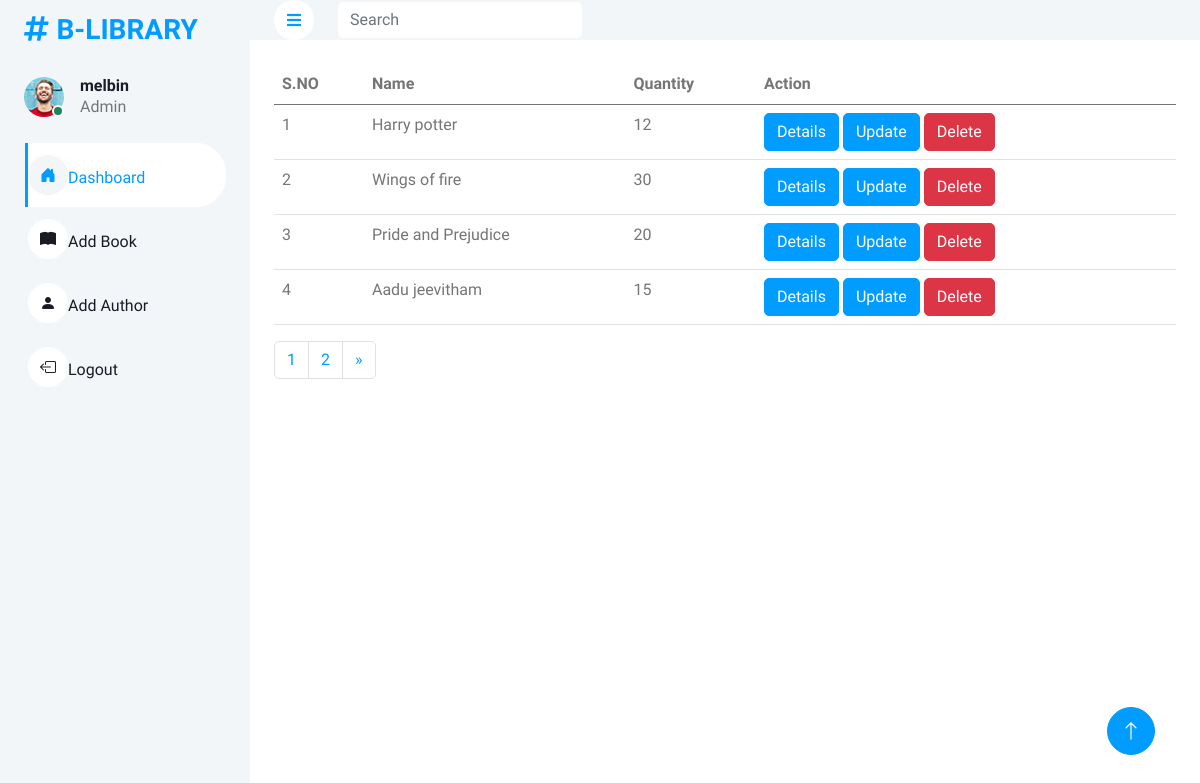
The page /adminhomepage/ (signed in) on the database its author committed.
### bookapp/models.py (models this page shows, shortened)
class Book(models.Model):
    id = models.AutoField(primary_key=True)
    title=models.CharField(max_length=200)
    price=models.IntegerField()
    quantity=models.IntegerField()
    image=models.ImageField(upload_to='book_media')
    author = models.ForeignKey(Author,on_delete=models.CASCADE,null=True)

### bookapp/views.py (the view)
# urls.py: path("adminhomepage/", views.listBook, name='view'),
def listBook(request):
    name = request.session['username']
    book = Book.objects.all()
    paginator=Paginator(book,4)
    page_number=request.GET.get('page')
    try:
        page=paginator.get_page(page_number)
    except EmptyPage:
        page=paginator.page(page_number.num_pages)
    return render(request,'webadmin/home.html',{'books':book,'page':page,'name':name})

### templates/webadmin/home.html (shortened to what this page needs)
{% extends 'webadmin/index.html' %}
{% load static %}
{% block content %}
  <div class="sidebar pe-4 pb-3">
    <nav class="navbar bg-light navbar-light">
      <a href="#" class="navbar-brand mx-4 mb-3"><h3 class="text-primary"><i class="fa fa-hashtag me-2"></i>B-LIBRARY</h3></a>
      <div class="d-flex align-items-center ms-4 mb-4">
        <div class="position-relative">
          <img class="rounded-circle" src="{% static 'img/user.jpg' %}" alt="" style="width: 40px; height: 40px;" />
          <div class="bg-success rounded-circle border border-2 border-white position-absolute end-0 bottom-0 p-1"></div>
        </div>
        <div class="ms-3">
          <h6 class="mb-0">{{ name }}</h6>
          <span>Admin</span>
        </div>
      </div>
      <div class="navbar-nav w-100">
        <a href="{% url 'view' %}" class="nav-item nav-link active"><i class="bi bi-house-door-fill"></i>Dashboard</a>
        <a href="{% url 'add' %}" class="nav-item nav-link"><i class="bi bi-book-fill"></i>Add Book</a>
        <a href="{% url 'AddAuthor' %}" class="nav-item nav-link"><i class="bi bi-person-fill"></i>Add Author</a>
        <a href="{% url 'logout' %}" class="nav-item nav-link"><i class="bi bi-box-arrow-left"></i>Logout</a>
      </div>
    </nav>
  </div>
  <table class="table table-hover">
    <thead>
      <tr>
        <th>S.NO</th>
        <th>Name</th>
        <th>Quantity</th>
        <th>Action</th>
      </tr>
    </thead>
    <tbody>
      {% for book in page %}
        <tr>
          <td>{{ forloop.counter }}</td>
          <td>{{ book.title }}</td>
          <td>{{ book.quantity }}</td>
          <td>
            <a href="{% url 'details' book.id %}" type="button" class="btn btn-primary">Details</a>
            <a href="{% url 'update' book.id %}" type="button" class="btn btn-primary">Update</a>
            <a href="{% url 'delete' book.id %}" type="button" class="btn btn-danger">Delete</a>
          </td>
        </tr>
      {% endfor %}
    </tbody>
  </table>
<nav aria-label="Page navigation example">
  <ul class="pagination">
      {% for num in page.paginator.page_range %}
      <li class="page-item {% if page.number == num %}{% endif %}">
          <a class="page-link" href="?page={{ num }}">{{ num }}</a>
      </li>
      {% endfor %}
      {% if page.has_next %}
      <li class="page-item">
          <a class="page-link" href="?page={{ page.next_page_number }}" aria-label="Next"><span
                  aria-hidden="true">&raquo;</span></a>
      </li>
      {% endif %}
  </ul>
</nav>
{% endblock %}

### static/css/style.css (style rules this page uses)
:root { --primary: #009CFF; --light: #F3F6F9; --dark: #191C24; }
.btn { transition: .5s; }
.btn.btn-primary { color: #FFFFFF; }
.sidebar { position: fixed; top: 0; left: 0; bottom: 0; width: 250px; height: 100vh; overflow-y: auto; background: var(--light); transition: 0.5s; z-index: 999; }
@media (min-width: 992px) { .sidebar { margin-left: 0; } }
.sidebar .navbar .navbar-nav .nav-link { padding: 7px 20px; color: var(--dark); font-weight: 500; border-left: 3px solid var(--light); border-radius: 0 30px 30px 0; outline: none; }
.sidebar .navbar .navbar-nav .nav-link:hover, .sidebar .navbar .navbar-nav .nav-link.active { color: var(--primary); background: #FFFFFF; border-color: var(--primary); }
.sidebar .navbar .navbar-nav .nav-link i { width: 40px; height: 40px; display: inline-flex; align-items: center; justify-content: center; background: #FFFFFF; border-radius: 40px; }
.sidebar .navbar .navbar-nav .nav-link:hover i, .sidebar .navbar .navbar-nav .nav-link.active i { background: var(--light); }
.content .navbar .navbar-nav .nav-link { margin-left: 25px; padding: 12px 0; color: var(--dark); outline: none; }
.content .navbar .navbar-nav .nav-link:hover, .content .navbar .navbar-nav .nav-link.active { color: var(--primary); }
.content .navbar .sidebar-toggler, .content .navbar .navbar-nav .nav-link i { width: 40px; height: 40px; display: inline-flex; align-items: center; justify-content: center; background: #FFFFFF; border-radius: 40px; }

### rows shown on the page
Book: title "Harry potter", quantity "12"
Book: title "Wings of fire", quantity "30"
Book: title "Pride and Prejudice", quantity "20"
Book: title "Aadu jeevitham", quantity "15"

### other values the page prints
{{ name }} "melbin"
{{ num }} "1" "2"
